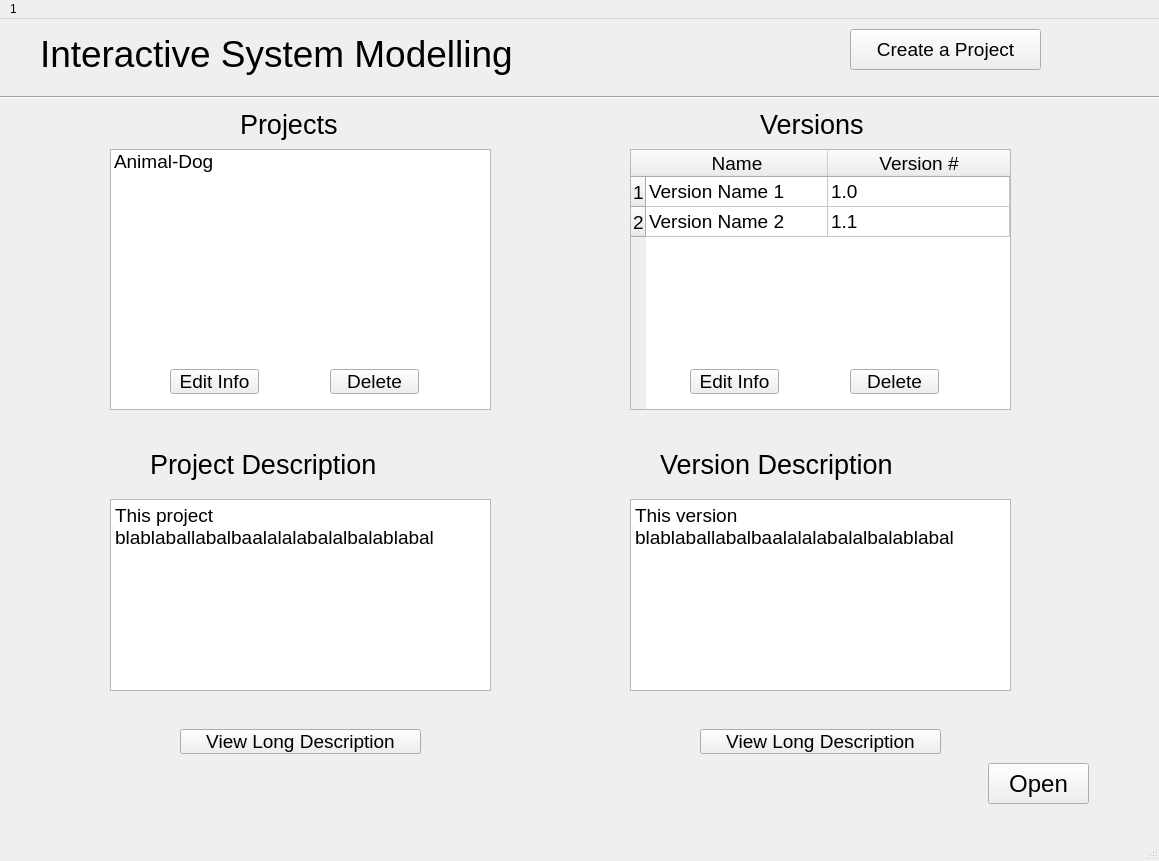
<?xml version="1.0" encoding="UTF-8"?>
<ui version="4.0">
 <class>MainWindow</class>
 <widget class="QMainWindow" name="MainWindow">
  <property name="geometry">
   <rect>
    <x>0</x>
    <y>0</y>
    <width>1159</width>
    <height>861</height>
   </rect>
  </property>
  <property name="sizePolicy">
   <sizepolicy hsizetype="Preferred" vsizetype="Preferred">
    <horstretch>0</horstretch>
    <verstretch>0</verstretch>
   </sizepolicy>
  </property>
  <property name="windowTitle">
   <string>MainWindow</string>
  </property>
  <widget class="QWidget" name="centralwidget">
   <widget class="QPushButton" name="createBtn">
    <property name="geometry">
     <rect>
      <x>850</x>
      <y>10</y>
      <width>191</width>
      <height>41</height>
     </rect>
    </property>
    <property name="font">
     <font>
      <pointsize>14</pointsize>
     </font>
    </property>
    <property name="text">
     <string>Create a Project</string>
    </property>
   </widget>
   <widget class="QLabel" name="label">
    <property name="geometry">
     <rect>
      <x>40</x>
      <y>10</y>
      <width>591</width>
      <height>51</height>
     </rect>
    </property>
    <property name="text">
     <string>&lt;html&gt;&lt;head/&gt;&lt;body&gt;&lt;p&gt;&lt;span style=&quot; font-size:28pt;&quot;&gt;Interactive System Modelling&lt;/span&gt;&lt;/p&gt;&lt;/body&gt;&lt;/html&gt;</string>
    </property>
   </widget>
   <widget class="Line" name="line">
    <property name="geometry">
     <rect>
      <x>0</x>
      <y>70</y>
      <width>1161</width>
      <height>16</height>
     </rect>
    </property>
    <property name="orientation">
     <enum>Qt::Horizontal</enum>
    </property>
   </widget>
   <widget class="QLabel" name="label_2">
    <property name="geometry">
     <rect>
      <x>240</x>
      <y>80</y>
      <width>121</width>
      <height>51</height>
     </rect>
    </property>
    <property name="text">
     <string>&lt;html&gt;&lt;head/&gt;&lt;body&gt;&lt;p&gt;&lt;span style=&quot; font-size:20pt;&quot;&gt;Projects&lt;/span&gt;&lt;/p&gt;&lt;/body&gt;&lt;/html&gt;</string>
    </property>
   </widget>
   <widget class="QLabel" name="label_3">
    <property name="geometry">
     <rect>
      <x>760</x>
      <y>80</y>
      <width>151</width>
      <height>51</height>
     </rect>
    </property>
    <property name="text">
     <string>&lt;html&gt;&lt;head/&gt;&lt;body&gt;&lt;p&gt;&lt;span style=&quot; font-size:20pt;&quot;&gt;Versions&lt;/span&gt;&lt;/p&gt;&lt;/body&gt;&lt;/html&gt;</string>
    </property>
   </widget>
   <widget class="QPushButton" name="editProjInfoBtn">
    <property name="geometry">
     <rect>
      <x>170</x>
      <y>350</y>
      <width>89</width>
      <height>25</height>
     </rect>
    </property>
    <property name="font">
     <font>
      <pointsize>14</pointsize>
     </font>
    </property>
    <property name="text">
     <string>Edit Info</string>
    </property>
   </widget>
   <widget class="QPushButton" name="deleteProjBtn">
    <property name="geometry">
     <rect>
      <x>330</x>
      <y>350</y>
      <width>89</width>
      <height>25</height>
     </rect>
    </property>
    <property name="font">
     <font>
      <pointsize>14</pointsize>
     </font>
    </property>
    <property name="text">
     <string>Delete</string>
    </property>
   </widget>
   <widget class="QPushButton" name="editVerInfoBtn">
    <property name="geometry">
     <rect>
      <x>690</x>
      <y>350</y>
      <width>89</width>
      <height>25</height>
     </rect>
    </property>
    <property name="font">
     <font>
      <pointsize>14</pointsize>
     </font>
    </property>
    <property name="text">
     <string>Edit Info</string>
    </property>
   </widget>
   <widget class="QPushButton" name="deleteVerBtn">
    <property name="geometry">
     <rect>
      <x>850</x>
      <y>350</y>
      <width>89</width>
      <height>25</height>
     </rect>
    </property>
    <property name="font">
     <font>
      <pointsize>14</pointsize>
     </font>
    </property>
    <property name="text">
     <string>Delete</string>
    </property>
   </widget>
   <widget class="QListWidget" name="listWidget">
    <property name="geometry">
     <rect>
      <x>110</x>
      <y>130</y>
      <width>381</width>
      <height>261</height>
     </rect>
    </property>
    <item>
     <property name="text">
      <string>Animal-Dog</string>
     </property>
     <property name="font">
      <font>
       <pointsize>14</pointsize>
      </font>
     </property>
    </item>
   </widget>
   <widget class="QTableWidget" name="tableWidget">
    <property name="geometry">
     <rect>
      <x>630</x>
      <y>130</y>
      <width>381</width>
      <height>261</height>
     </rect>
    </property>
    <property name="font">
     <font>
      <pointsize>14</pointsize>
     </font>
    </property>
    <property name="lineWidth">
     <number>1</number>
    </property>
    <property name="textElideMode">
     <enum>Qt::ElideRight</enum>
    </property>
    <property name="showGrid">
     <bool>true</bool>
    </property>
    <property name="wordWrap">
     <bool>true</bool>
    </property>
    <property name="cornerButtonEnabled">
     <bool>true</bool>
    </property>
    <attribute name="horizontalHeaderDefaultSectionSize">
     <number>182</number>
    </attribute>
    <attribute name="verticalHeaderCascadingSectionResizes">
     <bool>false</bool>
    </attribute>
    <row>
     <property name="text">
      <string>1</string>
     </property>
    </row>
    <row>
     <property name="text">
      <string>2</string>
     </property>
    </row>
    <column>
     <property name="text">
      <string>Name</string>
     </property>
     <property name="font">
      <font>
       <pointsize>14</pointsize>
       <stylestrategy>PreferAntialias</stylestrategy>
      </font>
     </property>
     <property name="textAlignment">
      <set>AlignCenter</set>
     </property>
    </column>
    <column>
     <property name="text">
      <string>Version #</string>
     </property>
     <property name="font">
      <font>
       <pointsize>14</pointsize>
      </font>
     </property>
     <property name="textAlignment">
      <set>AlignCenter</set>
     </property>
    </column>
    <item row="0" column="0">
     <property name="text">
      <string>Version Name 1</string>
     </property>
     <property name="font">
      <font>
       <pointsize>14</pointsize>
      </font>
     </property>
    </item>
    <item row="0" column="1">
     <property name="text">
      <string>1.0</string>
     </property>
     <property name="font">
      <font>
       <pointsize>14</pointsize>
      </font>
     </property>
    </item>
    <item row="1" column="0">
     <property name="text">
      <string>Version Name 2</string>
     </property>
     <property name="font">
      <font>
       <pointsize>14</pointsize>
      </font>
     </property>
    </item>
    <item row="1" column="1">
     <property name="text">
      <string>1.1</string>
     </property>
     <property name="font">
      <font>
       <pointsize>14</pointsize>
      </font>
     </property>
    </item>
   </widget>
   <widget class="QLabel" name="label_4">
    <property name="geometry">
     <rect>
      <x>150</x>
      <y>420</y>
      <width>301</width>
      <height>51</height>
     </rect>
    </property>
    <property name="text">
     <string>&lt;html&gt;&lt;head/&gt;&lt;body&gt;&lt;p&gt;&lt;span style=&quot; font-size:20pt;&quot;&gt;Project Description&lt;/span&gt;&lt;/p&gt;&lt;/body&gt;&lt;/html&gt;</string>
    </property>
   </widget>
   <widget class="QLabel" name="label_5">
    <property name="geometry">
     <rect>
      <x>660</x>
      <y>420</y>
      <width>311</width>
      <height>51</height>
     </rect>
    </property>
    <property name="text">
     <string>&lt;html&gt;&lt;head/&gt;&lt;body&gt;&lt;p&gt;&lt;span style=&quot; font-size:20pt;&quot;&gt;Version Description&lt;/span&gt;&lt;/p&gt;&lt;/body&gt;&lt;/html&gt;</string>
    </property>
   </widget>
   <widget class="QTextBrowser" name="textBrowser">
    <property name="geometry">
     <rect>
      <x>110</x>
      <y>480</y>
      <width>381</width>
      <height>192</height>
     </rect>
    </property>
    <property name="html">
     <string>&lt;!DOCTYPE HTML PUBLIC &quot;-//W3C//DTD HTML 4.0//EN&quot; &quot;http://www.w3.org/TR/REC-html40/strict.dtd&quot;&gt;
&lt;html&gt;&lt;head&gt;&lt;meta name=&quot;qrichtext&quot; content=&quot;1&quot; /&gt;&lt;style type=&quot;text/css&quot;&gt;
p, li { white-space: pre-wrap; }
&lt;/style&gt;&lt;/head&gt;&lt;body style=&quot; font-family:'Ubuntu'; font-size:11pt; font-weight:400; font-style:normal;&quot;&gt;
&lt;p style=&quot; margin-top:0px; margin-bottom:0px; margin-left:0px; margin-right:0px; -qt-block-indent:0; text-indent:0px;&quot;&gt;&lt;span style=&quot; font-size:14pt;&quot;&gt;This project blablaballabalbaalalalabalalbalablabal&lt;/span&gt;&lt;/p&gt;&lt;/body&gt;&lt;/html&gt;</string>
    </property>
   </widget>
   <widget class="QTextBrowser" name="textBrowser_2">
    <property name="geometry">
     <rect>
      <x>630</x>
      <y>480</y>
      <width>381</width>
      <height>192</height>
     </rect>
    </property>
    <property name="html">
     <string>&lt;!DOCTYPE HTML PUBLIC &quot;-//W3C//DTD HTML 4.0//EN&quot; &quot;http://www.w3.org/TR/REC-html40/strict.dtd&quot;&gt;
&lt;html&gt;&lt;head&gt;&lt;meta name=&quot;qrichtext&quot; content=&quot;1&quot; /&gt;&lt;style type=&quot;text/css&quot;&gt;
p, li { white-space: pre-wrap; }
&lt;/style&gt;&lt;/head&gt;&lt;body style=&quot; font-family:'Ubuntu'; font-size:11pt; font-weight:400; font-style:normal;&quot;&gt;
&lt;p style=&quot; margin-top:0px; margin-bottom:0px; margin-left:0px; margin-right:0px; -qt-block-indent:0; text-indent:0px;&quot;&gt;&lt;span style=&quot; font-size:14pt;&quot;&gt;This version blablaballabalbaalalalabalalbalablabal&lt;/span&gt;&lt;/p&gt;&lt;/body&gt;&lt;/html&gt;</string>
    </property>
   </widget>
   <widget class="QPushButton" name="viewProjDescBtn">
    <property name="geometry">
     <rect>
      <x>180</x>
      <y>710</y>
      <width>241</width>
      <height>25</height>
     </rect>
    </property>
    <property name="font">
     <font>
      <pointsize>14</pointsize>
     </font>
    </property>
    <property name="text">
     <string>View Long Description</string>
    </property>
   </widget>
   <widget class="QPushButton" name="viewVerDescBtn">
    <property name="geometry">
     <rect>
      <x>700</x>
      <y>710</y>
      <width>241</width>
      <height>25</height>
     </rect>
    </property>
    <property name="font">
     <font>
      <pointsize>14</pointsize>
     </font>
    </property>
    <property name="text">
     <string>View Long Description</string>
    </property>
   </widget>
   <widget class="QPushButton" name="openBtn">
    <property name="geometry">
     <rect>
      <x>988</x>
      <y>744</y>
      <width>101</width>
      <height>41</height>
     </rect>
    </property>
    <property name="font">
     <font>
      <pointsize>18</pointsize>
     </font>
    </property>
    <property name="text">
     <string>Open</string>
    </property>
   </widget>
   <zorder>tableWidget</zorder>
   <zorder>listWidget</zorder>
   <zorder>createBtn</zorder>
   <zorder>label</zorder>
   <zorder>line</zorder>
   <zorder>label_2</zorder>
   <zorder>label_3</zorder>
   <zorder>editProjInfoBtn</zorder>
   <zorder>deleteProjBtn</zorder>
   <zorder>editVerInfoBtn</zorder>
   <zorder>deleteVerBtn</zorder>
   <zorder>label_4</zorder>
   <zorder>label_5</zorder>
   <zorder>textBrowser</zorder>
   <zorder>textBrowser_2</zorder>
   <zorder>viewProjDescBtn</zorder>
   <zorder>viewVerDescBtn</zorder>
   <zorder>openBtn</zorder>
  </widget>
  <widget class="QMenuBar" name="menubar">
   <property name="geometry">
    <rect>
     <x>0</x>
     <y>0</y>
     <width>1159</width>
     <height>22</height>
    </rect>
   </property>
   <widget class="QMenu" name="menuInteractive_System_Modelling">
    <property name="title">
     <string>1</string>
    </property>
   </widget>
   <addaction name="menuInteractive_System_Modelling"/>
  </widget>
  <widget class="QStatusBar" name="statusbar"/>
 </widget>
 <resources/>
 <connections/>
</ui>
